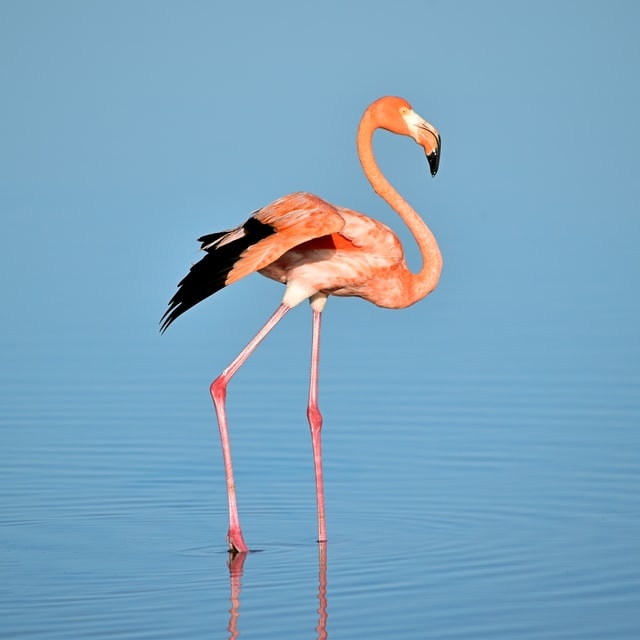
#> input picture Image/flemingo.jpg, 640 x 640 px, found by its file name
$ jupyter execute --allow-errors 'merging 4 parts of an image.ipynb'
#> lines starting #> are read from the running program, lines starting #| are printed output that depends on the picture
[cell 1]
# import cv2 library
import cv2
import numpy as np

# read the images
img=cv2.imread('./images/flemingo.jpg')
#> img is the input picture: shape (640, 640, 3); mean B, G, R 191.3, 164.6, 123.7


h, w, channels = img.shape
#> h = 640; w = 640; channels = 3

half = w//2
#> half = 320


# this will be the first column
left_part = img[:, :half]
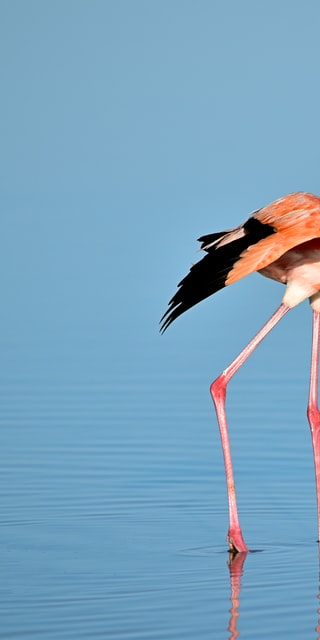
#> left_part: shape (640, 320, 3); mean B, G, R 190.8, 163.4, 121.8

# [:,:half] means all the rows and
# all the columns upto index half

# this will be the second column
right_part = img[:, half:]
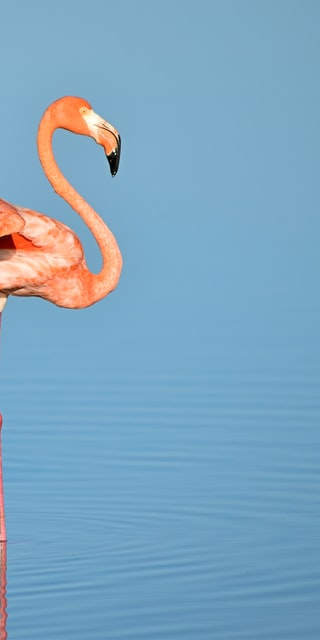
#> right_part: shape (640, 320, 3); mean B, G, R 191.9, 165.8, 125.6

# [:,half:] means al the rows and all
# the columns from index half to the end
# cv2.imshow is used for displaying the image
#cv2.imshow('Left part', left_part)
#cv2.imshow('Right part', right_part)

# this is horizontal division
half2 = h//2
#> half2 = 320

topL = left_part[:half2, :]
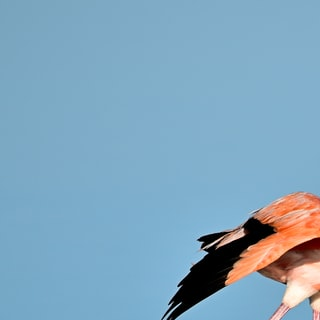
#> topL: shape (320, 320, 3); mean B, G, R 189, 165.5, 128.3
bottomL = left_part[half2:, :]
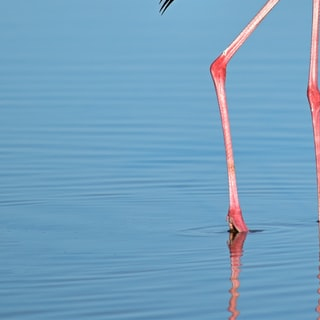
#> bottomL: shape (320, 320, 3); mean B, G, R 192.6, 161.4, 115.2

cv2.imshow('Raw Image',img)

cv2.imshow('TopL', topL)
cv2.imshow('BottomL', bottomL)

topR = right_part[:half2, :]
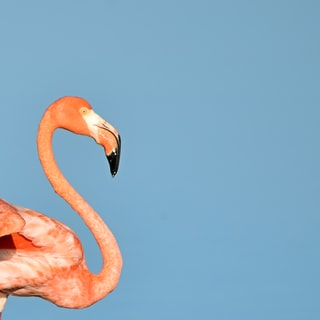
#> topR: shape (320, 320, 3); mean B, G, R 189.1, 169.5, 139.5
bottomR = right_part[half2:, :]
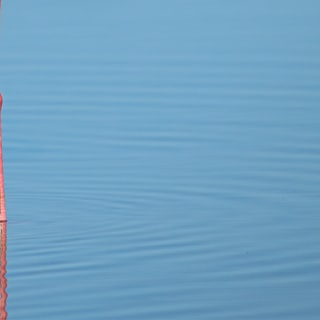
#> bottomR: shape (320, 320, 3); mean B, G, R 194.7, 162.1, 111.8

cv2.imshow('TopR', topR)
cv2.imshow('BottomR', bottomR)

# saving all the images
# cv2.imwrite() function will save the image
# into your pc
#cv2.imwrite('top.jpg', topL)
#cv2.imwrite('bottom.jpg', bottomL)
#cv2.imwrite('right.jpg', topR)
#cv2.imwrite('left.jpg', bottomR)
cv2.waitKey(0)
cv2.destroyAllWindows()
